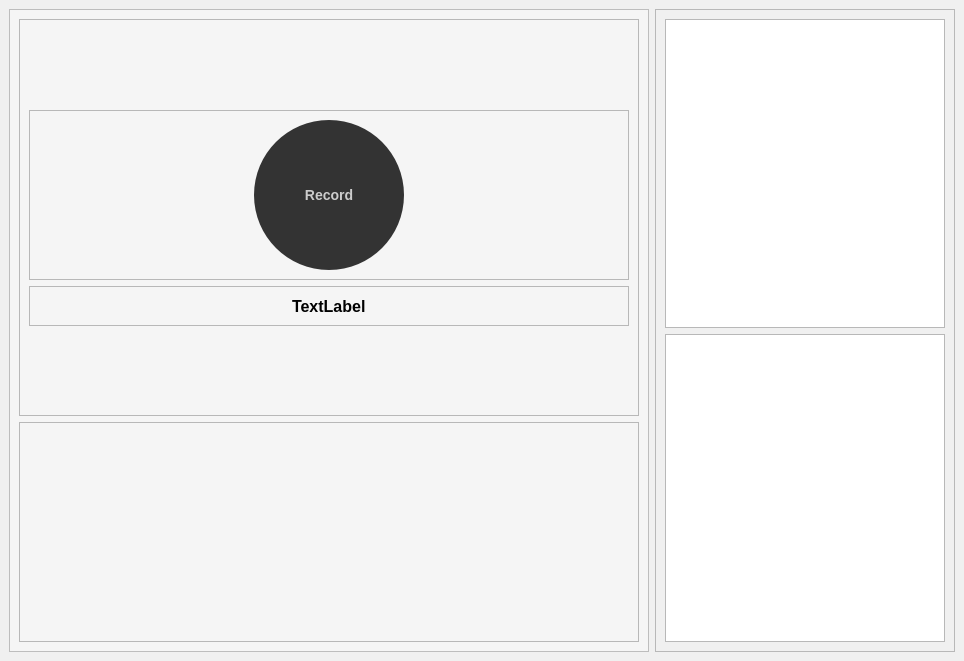
<?xml version="1.0" encoding="UTF-8"?>
<ui version="4.0">
 <class>MainWindow</class>
 <widget class="QMainWindow" name="MainWindow">
  <property name="geometry">
   <rect>
    <x>0</x>
    <y>0</y>
    <width>964</width>
    <height>661</height>
   </rect>
  </property>
  <property name="windowTitle">
   <string>MainWindow</string>
  </property>
  <property name="styleSheet">
   <string notr="true">#centralwidget{
	background-color: #F0F0F0;
}
#frame{
	background-color: #f5f5f5;
}
#frame2{
	background-color: #f5f5f5;
}
QPushButton{
  background-color: #333333;
  border: none;
  border-radius: 6px;
  color: #cccccc;
  font-size: 14px;
  font-weight: 500;
  line-height: 20px;
  list-style: none;
  padding: 4px 12px;
  height:40px;
}

QPushButton:hover{
	background-color: rgba(51, 51, 51, 0.5);
 	text-decoration: none;
}
QPushButton:focus{
 	outline: 1px transparent;
}
QLabel{
	font-weight: bold;
	font-size: 16px;
}</string>
  </property>
  <widget class="QWidget" name="centralwidget">
   <layout class="QHBoxLayout" name="horizontalLayout">
    <item>
     <widget class="QFrame" name="frame">
      <property name="frameShape">
       <enum>QFrame::StyledPanel</enum>
      </property>
      <property name="frameShadow">
       <enum>QFrame::Raised</enum>
      </property>
      <layout class="QVBoxLayout" name="verticalLayout">
       <item>
        <widget class="QFrame" name="frame_3">
         <property name="frameShape">
          <enum>QFrame::StyledPanel</enum>
         </property>
         <property name="frameShadow">
          <enum>QFrame::Raised</enum>
         </property>
         <layout class="QVBoxLayout" name="verticalLayout_2">
          <item>
           <spacer name="verticalSpacer_2">
            <property name="orientation">
             <enum>Qt::Vertical</enum>
            </property>
            <property name="sizeHint" stdset="0">
             <size>
              <width>20</width>
              <height>40</height>
             </size>
            </property>
           </spacer>
          </item>
          <item>
           <widget class="QFrame" name="frame_5">
            <property name="minimumSize">
             <size>
              <width>200</width>
              <height>0</height>
             </size>
            </property>
            <property name="styleSheet">
             <string notr="true">
QPushButton{
  background-color: #333333;
  border: none;
  border-radius: 75px;
  color: #cccccc;
  font-size: 14px;
  font-weight: 500;
  line-height: 19px;
  list-style: none;
  padding: 4px 4px;

}


QPushButton:hover{
	background-color: rgba(51, 51, 51, 0.5);
 	text-decoration: none;
}
QPushButton:focus{
 	outline: 1px transparent;
}
</string>
            </property>
            <property name="frameShape">
             <enum>QFrame::StyledPanel</enum>
            </property>
            <property name="frameShadow">
             <enum>QFrame::Raised</enum>
            </property>
            <layout class="QHBoxLayout" name="horizontalLayout_3">
             <item>
              <spacer name="horizontalSpacer_4">
               <property name="orientation">
                <enum>Qt::Horizontal</enum>
               </property>
               <property name="sizeHint" stdset="0">
                <size>
                 <width>206</width>
                 <height>20</height>
                </size>
               </property>
              </spacer>
             </item>
             <item>
              <widget class="QPushButton" name="recordBtn">
               <property name="minimumSize">
                <size>
                 <width>150</width>
                 <height>150</height>
                </size>
               </property>
               <property name="maximumSize">
                <size>
                 <width>150</width>
                 <height>150</height>
                </size>
               </property>
               <property name="text">
                <string>Record</string>
               </property>
              </widget>
             </item>
             <item>
              <spacer name="horizontalSpacer_5">
               <property name="orientation">
                <enum>Qt::Horizontal</enum>
               </property>
               <property name="sizeHint" stdset="0">
                <size>
                 <width>206</width>
                 <height>20</height>
                </size>
               </property>
              </spacer>
             </item>
            </layout>
           </widget>
          </item>
          <item>
           <widget class="QFrame" name="frame_6">
            <property name="maximumSize">
             <size>
              <width>16777215</width>
              <height>50</height>
             </size>
            </property>
            <property name="frameShape">
             <enum>QFrame::StyledPanel</enum>
            </property>
            <property name="frameShadow">
             <enum>QFrame::Raised</enum>
            </property>
            <layout class="QHBoxLayout" name="horizontalLayout_4">
             <item>
              <spacer name="horizontalSpacer_6">
               <property name="orientation">
                <enum>Qt::Horizontal</enum>
               </property>
               <property name="sizeHint" stdset="0">
                <size>
                 <width>245</width>
                 <height>20</height>
                </size>
               </property>
              </spacer>
             </item>
             <item>
              <widget class="QLabel" name="outputLabel">
               <property name="text">
                <string>TextLabel</string>
               </property>
              </widget>
             </item>
             <item>
              <spacer name="horizontalSpacer_7">
               <property name="orientation">
                <enum>Qt::Horizontal</enum>
               </property>
               <property name="sizeHint" stdset="0">
                <size>
                 <width>245</width>
                 <height>20</height>
                </size>
               </property>
              </spacer>
             </item>
            </layout>
           </widget>
          </item>
          <item>
           <spacer name="verticalSpacer">
            <property name="orientation">
             <enum>Qt::Vertical</enum>
            </property>
            <property name="sizeHint" stdset="0">
             <size>
              <width>20</width>
              <height>40</height>
             </size>
            </property>
           </spacer>
          </item>
         </layout>
        </widget>
       </item>
       <item>
        <widget class="QFrame" name="frame_4">
         <property name="minimumSize">
          <size>
           <width>0</width>
           <height>220</height>
          </size>
         </property>
         <property name="maximumSize">
          <size>
           <width>16777215</width>
           <height>220</height>
          </size>
         </property>
         <property name="frameShape">
          <enum>QFrame::StyledPanel</enum>
         </property>
         <property name="frameShadow">
          <enum>QFrame::Raised</enum>
         </property>
         <layout class="QHBoxLayout" name="horizontalLayout_2">
          <item>
           <spacer name="horizontalSpacer_2">
            <property name="orientation">
             <enum>Qt::Horizontal</enum>
            </property>
            <property name="sizeHint" stdset="0">
             <size>
              <width>40</width>
              <height>20</height>
             </size>
            </property>
           </spacer>
          </item>
          <item>
           <widget class="QWidget" name="graphOneWidget" native="true">
            <property name="minimumSize">
             <size>
              <width>250</width>
              <height>200</height>
             </size>
            </property>
           </widget>
          </item>
          <item>
           <spacer name="horizontalSpacer">
            <property name="orientation">
             <enum>Qt::Horizontal</enum>
            </property>
            <property name="sizeHint" stdset="0">
             <size>
              <width>40</width>
              <height>20</height>
             </size>
            </property>
           </spacer>
          </item>
         </layout>
        </widget>
       </item>
      </layout>
     </widget>
    </item>
    <item>
     <widget class="QFrame" name="frame_2">
      <property name="minimumSize">
       <size>
        <width>300</width>
        <height>0</height>
       </size>
      </property>
      <property name="maximumSize">
       <size>
        <width>300</width>
        <height>16777215</height>
       </size>
      </property>
      <property name="frameShape">
       <enum>QFrame::StyledPanel</enum>
      </property>
      <property name="frameShadow">
       <enum>QFrame::Raised</enum>
      </property>
      <layout class="QVBoxLayout" name="verticalLayout_3">
       <item>
        <widget class="QTableWidget" name="accessTabel"/>
       </item>
       <item>
        <widget class="QTableWidget" name="sentenceTabel"/>
       </item>
      </layout>
     </widget>
    </item>
   </layout>
  </widget>
 </widget>
 <resources/>
 <connections/>
</ui>
